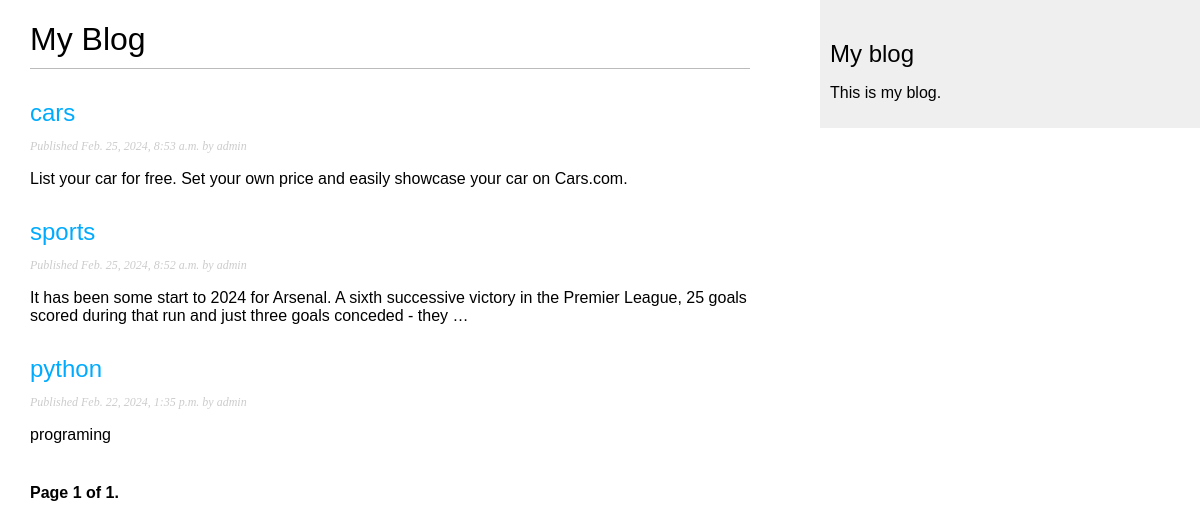
The page / on the database its author committed.
### blog/models.py (models this page shows, shortened)
class Post(models.Model):
    class Status(models.TextChoices):
        DRAFT = 'DF', 'Draft'
        PUBLISHED = 'PB', 'Published'
    title = models.CharField(max_length=250)
    slug = models.SlugField(max_length=250,unique_for_date='publish')
    author = models.ForeignKey(User, on_delete=models.CASCADE,related_name='blog_posts')
    body = models.TextField()
    publish = models.DateTimeField(default=timezone.now)
    created = models.DateTimeField(auto_now_add=True)
    updated = models.DateTimeField(auto_now=True)
    status = models.CharField(max_length=2,choices=Status.choices,default=Status.DRAFT)
    objects = models.Manager()
    published = PublishedManager()
    class Meta:
        ordering = ['-publish']
        indexes = [models.Index(fields=['-publish']), ]
    def get_absolute_url(self):
        return reverse('blog:post_detail',
                       args=[self.publish.year,
                             self.publish.month,
                             self.publish.day,
                             self.slug])

### blog/views.py (the view)
# urls.py: path('', views.PostListView.as_view(), name='post_list'),
class PostListView(ListView):
    queryset = Post.published.all()
    context_object_name = 'posts'
    paginate_by = 3
    template_name = 'blog/post/list.html'

### blog/templates/blog/post/list.html (shortened to what this page needs)
{% extends "blog/base.html" %}
{% block content %}
  <h1>My Blog</h1>
  {% for post in posts %}
    <h2>
      <a href="{{ post.get_absolute_url }}">
        {{ post.title }}
      </a>
    </h2>
    <p class="date">
      Published {{ post.publish }} by {{ post.author }}
    </p>
    {{ post.body|truncatewords:30|linebreaks }}
  {% endfor %}
  {% include "pagination.html" with page=page_obj %}
{% endblock %}

### blog/templates/blog/base.html (shortened to what this page needs)
{% load static %}
<!DOCTYPE html>
<html>
<head>
  <link href="{% static "css/blog.css" %}" rel="stylesheet">
</head>
<body>
  <div id="content">
    {% block content %}
    {% endblock %}
  </div>
  <div id="sidebar">
    <h2>My blog</h2>
    <p>This is my blog.</p>
  </div>
</body>
</html>

### blog/templates/pagination.html (shortened to what this page needs)
<div class="pagination">
  <span class="step-links">
    <span class="current">
      Page {{ page.number }} of {{ page.paginator.num_pages }}.
    </span>
  </span>
</div>

### blog/static/css/blog.css (style rules this page uses)
body { margin:0; padding:0; font-family:helvetica, sans-serif; }
a { color:#00abff; text-decoration:none; }
h1 { font-weight:normal; border-bottom:1px solid #bbb; padding:0 0 10px 0; }
h2 { font-weight:normal; margin:30px 0 0; }
#content { float:left; width:60%; padding:0 0 0 30px; }
#sidebar { float:right; width:30%; padding:10px; background:#efefef; height:100%; }
p.date { color:#ccc; font-family: georgia, serif; font-size: 12px; font-style: italic; }
.pagination { margin:40px 0; font-weight:bold; }

### rows shown on the page
Post: title "cars", publish "Feb. 25, 2024, 8:53 a.m.", author "admin", body "List your car for free. Set your own price and easily showcase your car on Cars.com."
Post: title "sports", publish "Feb. 25, 2024, 8:52 a.m.", author "admin", body "It has been some start to 2024 for Arsenal. A sixth successive victory in the Premier League, 25 goals scored during that run and just three goals conceded - they …"
Post: title "python", publish "Feb. 22, 2024, 1:35 p.m.", author "admin", body "programing"

### other values the page prints
{{ page.number }} "1"
{{ page.paginator.num_pages }} "1"
